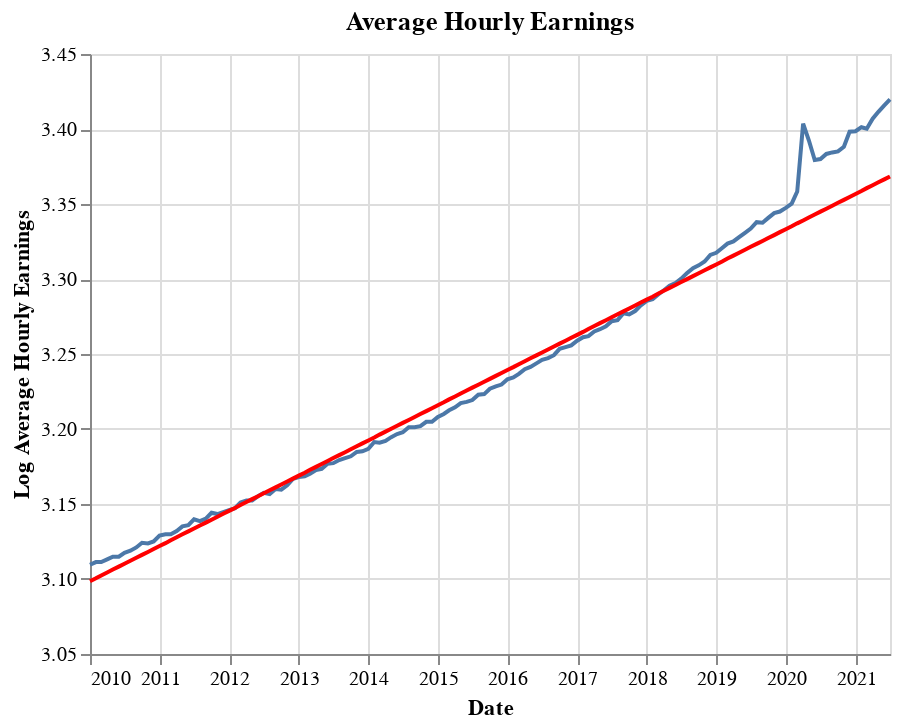

Notebook code cell kept with this figure:
### Code cell
raw = alt.Chart(dat['2010':].reset_index(), title = 'Average Hourly Earnings').mark_line().encode(
    x=alt.X('index:T', axis=alt.Axis(title='Date')),
    y=alt.Y('ln_avg_hourly_earnings:Q', axis=alt.Axis(title='Log Average Hourly Earnings'), scale=alt.Scale(zero=False))
)

pred = alt.Chart(dat['2010':].reset_index()).mark_line(color = 'red').encode(
    x=alt.X('index:T'),
    y=alt.Y('pred_ln_avg_hourly_earnings:Q', scale=alt.Scale(zero=False))
)


raw + pred

### Figure 1 — Vega-Lite specification as saved in the notebook (floating-point values rounded to 4 significant figures; data arrays with more than 128 entries replaced by an {"elided": "..."} marker saying what was removed)
{"config": {"view": {"continuousWidth": 400, "continuousHeight": 300}}, "layer": [{"data": {"name": "data-7dc8279c65c0b2502d2984044850acf9"}, "mark": "line", "encoding": {"x": {"type": "temporal", "axis": {"title": "Date"}, "field": "index"}, "y": {"type": "quantitative", "axis": {"title": "Log Average Hourly Earnings"}, "field": "ln_avg_hourly_earnings", "scale": {"zero": false}}}, "title": "Average Hourly Earnings"}, {"data": {"name": "data-7dc8279c65c0b2502d2984044850acf9"}, "mark": {"type": "line", "color": "red"}, "encoding": {"x": {"type": "temporal", "field": "index"}, "y": {"type": "quantitative", "field": "pred_ln_avg_hourly_earnings", "scale": {"zero": false}}}}], "$schema": "https://vega.github.io/schema/vega-lite/v4.8.1.json", "datasets": {"data-7dc8279c65c0b2502d2984044850acf9": {"elided": "139 records"}}}
